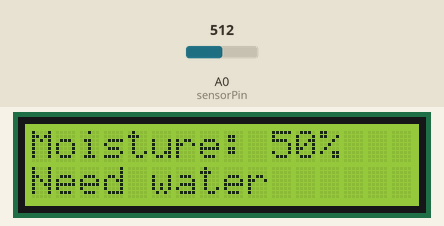
Recording of a sketch running on a simulated Arduino Uno, built with avr-gcc and run on an emulated ATmega328P. On the bench: 16×2 character LCD. The inputs (shaded band) are chosen by the test bench; at power-on: A0 (sensorPin) = 512.

Above: at 3.2 s.
3.3 s: A0 (sensorPin) set to 498
At 4.8 s:
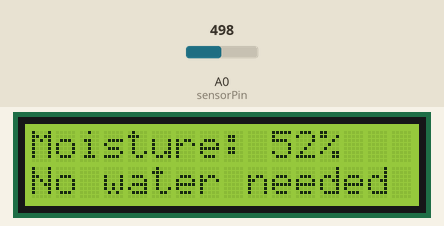
7.4 s: A0 (sensorPin) set to 511
At 8.9 s:
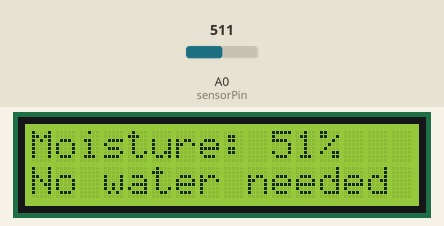
10.6 s: A0 (sensorPin) set to 306
At 11.9 s:
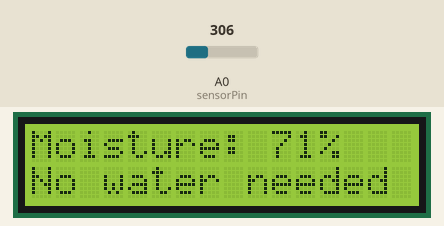
Timing chart, 0 to 13.6 s (numbered marks = the images above; inputs shaded):
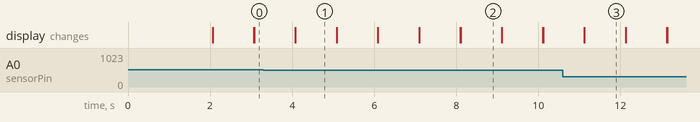

The sketch:

IrrigationSystem.ino
```cpp
#include <LiquidCrystal.h>

// Important Variables
int sensorPin = A0;
int sensorValue = 0;
LiquidCrystal lcd(12, 11, 5, 4, 3, 2);

// Setup section is executed once on initialization
void setup()
{
  lcd.begin(16, 2);
  lcd.print("Reading Data...");
  delay(2000);
}

// Loop section is executed multiple times during device work
void loop()
{
  // Read Sensor Value
  sensorValue = analogRead(sensorPin);
  sensorValue = map(sensorValue,0,1023,100,0); // Convert value from the sensor to percent from 1 to 100

  // Moisture
  lcd.setCursor(0, 0); // print on first row of lcd
  lcd.print("Moisture: ");
  lcd.print(sensorValue);
  lcd.print("%");

  // If less than 50% message user to act
  if(sensorValue <= 50)
  {
    lcd.setCursor(0, 1); // print on second row of lcd
    lcd.print("Need water");
  }
  else
  {
    lcd.setCursor(0, 1); // print on second row of lcd
    lcd.print("No water needed");
  }

  // Pause
  delay(1000);

  lcd.clear();
}
```

Measured:
- the behaviour switches between 512 and 511 on A0 (sensorPin) (found by bisection; images 0 and 1)
- after the input at 3.3 s, the display: first differs from a run without the input after 0.78 s (image 1)
- after the input at 7.4 s, the display: first differs from a run without the input after 0.71 s (image 2)
- after the input at 10.6 s, the display: first differs from a run without the input after 0.53 s (image 3)
- what the display in image 1 shows lasts 1.0 s, from 4.1 s to 5.1 s
